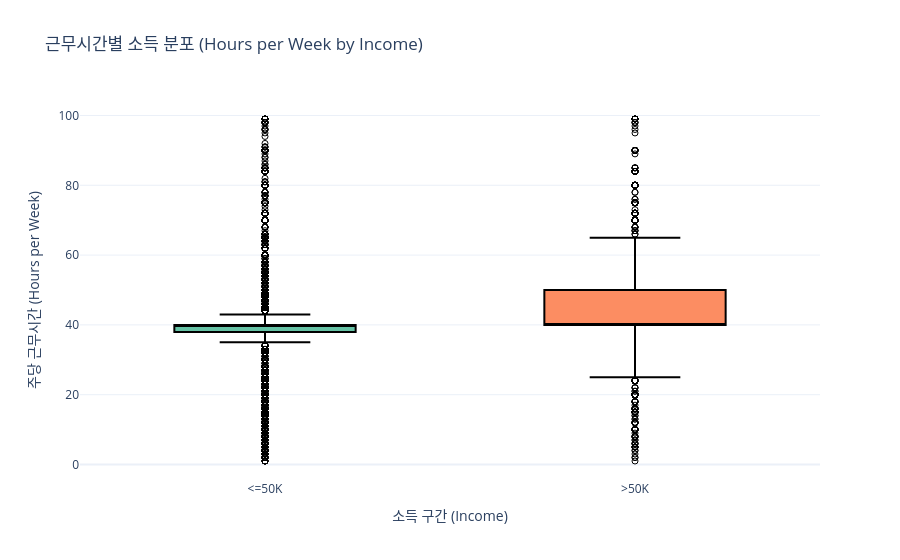

Notebook cell for this chart:
### Markdown cell above
## 근무시간 vs 소득

### Code cell
plot_hours_by_income_interactive(pdf)

### Figure 1 — Plotly figure (JSON) as saved in the notebook; plotly's stock layout.template omitted (floating-point values rounded to 4 significant figures; data arrays with more than 128 entries replaced by an {"elided": "..."} marker saying what was removed)
{"data": [{"alignmentgroup": "True", "boxpoints": "outliers", "fillcolor": "#66c2a5", "hovertemplate": "소득 구간 (Income)=%{x}<br>주당 근무시간 (Hours per Week)=%{y}<extra></extra>", "legendgroup": "<=50K", "marker": {"color": "black", "size": 6, "symbol": "circle-open"}, "name": "<=50K", "notched": false, "offsetgroup": "<=50K", "orientation": "v", "showlegend": true, "type": "box", "x": {"elided": "22633 str values"}, "x0": " ", "xaxis": "x", "y": {"elided": "22633 int values"}, "y0": " ", "yaxis": "y"}, {"alignmentgroup": "True", "boxpoints": "outliers", "fillcolor": "#fc8d62", "hovertemplate": "소득 구간 (Income)=%{x}<br>주당 근무시간 (Hours per Week)=%{y}<extra></extra>", "legendgroup": ">50K", "marker": {"color": "black", "size": 6, "symbol": "circle-open"}, "name": ">50K", "notched": false, "offsetgroup": ">50K", "orientation": "v", "showlegend": true, "type": "box", "x": {"elided": "7506 str values"}, "x0": " ", "xaxis": "x", "y": {"elided": "7506 int values"}, "y0": " ", "yaxis": "y"}], "layout": {"boxmode": "overlay", "legend": {"title": {"text": "소득 구간 (Income)"}, "tracegroupgap": 0}, "showlegend": false, "title": {"text": "근무시간별 소득 분포 (Hours per Week by Income)"}, "xaxis": {"anchor": "y", "categoryarray": ["<=50K", ">50K"], "categoryorder": "array", "domain": [0.0, 1.0], "title": {"text": "소득 구간 (Income)"}}, "yaxis": {"anchor": "x", "domain": [0.0, 1.0], "title": {"text": "주당 근무시간 (Hours per Week)"}}}}
